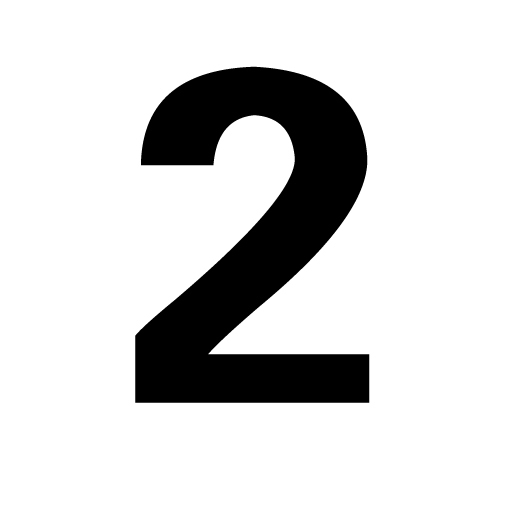
#> input picture algorithm/image/num2.png, 512 x 512 px, found by its file name; its folder holds only this picture in this run
$ python minist_test.py
#> lines starting #> are read from the running program, lines starting #| are printed output that depends on the picture
from joblib import dump, load
import cv2
import numpy as np
import numpy as np
from PIL import Image
import os
import re
import pdb
def preprocess_image(image_path):
    # 读取图像并将其转换为灰度图像
    image = cv2.imread(image_path, cv2.IMREAD_GRAYSCALE)
    if image is None:
        raise ValueError(f"无法读取图像：{image_path}（路径错误或文件损坏）")

    # 对图像进行阈值处理，将其转换为二值图像
    _, binary_image = cv2.threshold(image, 127, 255, cv2.THRESH_BINARY_INV)

    # 找到图像的边界框
    contours, _ = cv2.findContours(binary_image, cv2.RETR_EXTERNAL, cv2.CHAIN_APPROX_SIMPLE)
    pdb.set_trace()
    x, y, w, h = cv2.boundingRect(contours[0])

    # 将图像调整为MNIST数据集中的标准尺寸（28x28像素）
    digit_image = binary_image[y:y+h, x:x+w]
    resized_image = cv2.resize(digit_image, (28, 28))

    # 将像素值缩放到0到1之间
    scaled_image = resized_image / 255.0

    # 将图像转换为MNIST数据集中的格式
    mnist_format_image = scaled_image.reshape(1, 28*28)

    return mnist_format_image


def preprocess_image_v2(image_path):


    # 读取训练好的模型

    # 读取图片转成灰度格式
#> called with image_path = './algorithm/image/num2.png'
    img = Image.open(image_path).convert('L')

    # resize的过程
    if img.size[0] != 28 or img.size[1] != 28:
        img = img.resize((28, 28))
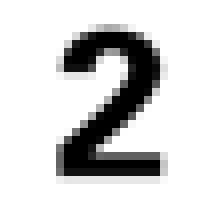
#> img: PIL image 28x28 L (shown 8 times larger); min 0, max 255, mean 213.5

    # 暂存像素值的一维数组
    arr = []

    for i in range(28):
        for j in range(28):
            # mnist 里的颜色是0代表白色（背景），1.0代表黑色
            pixel = 1.0 - float(img.getpixel((j, i)))/255.0
            # pixel = 255.0 - float(img.getpixel((j, i))) # 如果是0-255的颜色值
            arr.append(pixel)
#> after the loop, arr = 784 values, max 1 at index 124, min 0 at index 0, mean 0.163

    arr1 = np.array(arr).reshape((1, 28*28))
    return arr1


def extract_numbers_from_image_filenames(folder_path, pkl_path):
    # 初始化一个空列表，用于存储提取出的数字
    numbers = []
    if not os.path.exists(folder_path):
        raise NotADirectoryError(f"文件夹不存在：{folder_path}")
    if not os.path.isdir(folder_path):
        raise NotADirectoryError(f"{folder_path} 不是一个文件夹")
    for filename in os.listdir(folder_path):

        # 检查文件是否以 "num" 开头并且以 ".png" 结尾
        if filename.startswith("num") and filename.endswith(".png"):
            # 使用正则表达式从文件名中提取数字部分
            number = re.findall(r'\d+', filename)
            if number:  # 确保找到了数字
                check_data("./algorithm/image/num{idx}.png".format(idx=number[0]), pkl_path)

    return numbers


def check_data(file_name,pkl_path):
    # 示例：将图像转换为MNIST格式
    image_path = file_name
    mnist_image = preprocess_image_v2(image_path)

    loaded_model = load( pkl_path)
#> (reads algorithm/saved_model/lr.pkl from the repository)
    # 使用加载后的模型进行预测
    predictions = loaded_model.predict(mnist_image)
#> predictions = [2]
    print(file_name, "fileName---Predicted Digit:", predictions[0])
#| ./algorithm/image/num2.png fileName---Predicted Digit: 2


if __name__ == '__main__':
    extract_numbers_from_image_filenames("./algorithm/image","./algorithm/saved_model/lr.pkl")
